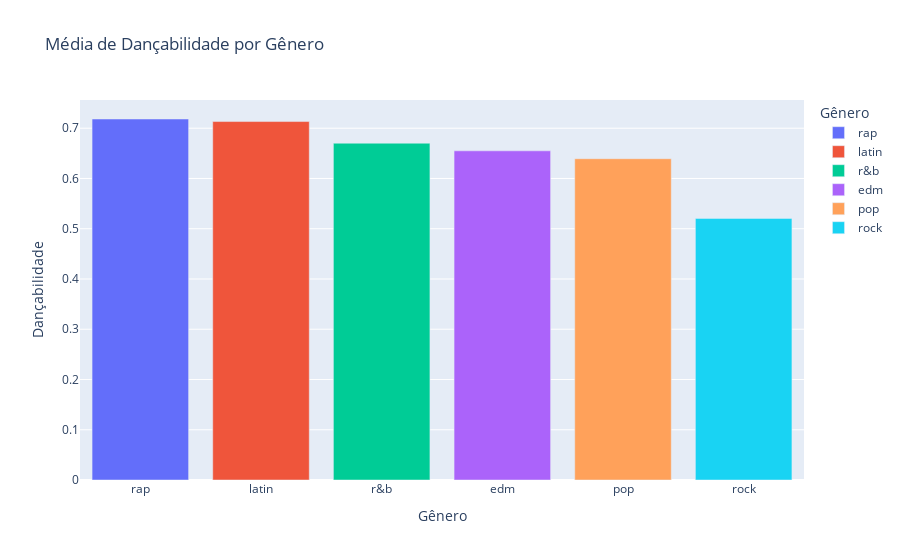

The code cell stored with this chart in its notebook:
### Markdown cell above
📊 Média de Dançabilidade ao Longo dos Anos

A análise do gráfico nos permite identificar a evolução do comportamento rítmico das faixas conforme mudanças culturais e tecnológicas ocorridas ao passar dos anos.

Observa-se que na década de 60 houve uma queda abrupta da faixa de dançabilidade. Isso porque há poucos registros de faixas desse período, sobretudo com baixa dançabilidade.

Enquanto que a partir dos anos 80, os valores foram crescendo de forma significativa.

A partir dos anos 2000 os valores assumiram estabilidade em alto nível. Portanto as faixas mais atuais são frequentemente consideradas dançáveis.

### Code cell
# ANÁLISE DA MÉDIA DE DANÇABILIDADE POR GÊNERO
media_dancabilidade = df.groupby("genero")["dancabilidade"].mean().sort_values(ascending=False).reset_index()

fig = px.bar(
    media_dancabilidade,
    x="genero",
    y="dancabilidade",
    title="Média de Dançabilidade por Gênero",
    labels={"genero": "Gênero", "dancabilidade": "Dançabilidade"},
    color="genero"
)
fig.show()

### Figure 1 — Plotly figure (JSON) as saved in the notebook; plotly's stock layout.template omitted (floating-point values rounded to 4 significant figures)
{"data": [{"alignmentgroup": "True", "hovertemplate": "Gênero=%{x}<br>Dançabilidade=%{y}<extra></extra>", "legendgroup": "rap", "marker": {"color": "#636efa", "pattern": {"shape": ""}}, "name": "rap", "offsetgroup": "rap", "orientation": "v", "showlegend": true, "textposition": "auto", "type": "bar", "x": ["rap"], "xaxis": "x", "y": [0.7184], "yaxis": "y"}, {"alignmentgroup": "True", "hovertemplate": "Gênero=%{x}<br>Dançabilidade=%{y}<extra></extra>", "legendgroup": "latin", "marker": {"color": "#EF553B", "pattern": {"shape": ""}}, "name": "latin", "offsetgroup": "latin", "orientation": "v", "showlegend": true, "textposition": "auto", "type": "bar", "x": ["latin"], "xaxis": "x", "y": [0.7133], "yaxis": "y"}, {"alignmentgroup": "True", "hovertemplate": "Gênero=%{x}<br>Dançabilidade=%{y}<extra></extra>", "legendgroup": "r&b", "marker": {"color": "#00cc96", "pattern": {"shape": ""}}, "name": "r&b", "offsetgroup": "r&b", "orientation": "v", "showlegend": true, "textposition": "auto", "type": "bar", "x": ["r&b"], "xaxis": "x", "y": [0.6702], "yaxis": "y"}, {"alignmentgroup": "True", "hovertemplate": "Gênero=%{x}<br>Dançabilidade=%{y}<extra></extra>", "legendgroup": "edm", "marker": {"color": "#ab63fa", "pattern": {"shape": ""}}, "name": "edm", "offsetgroup": "edm", "orientation": "v", "showlegend": true, "textposition": "auto", "type": "bar", "x": ["edm"], "xaxis": "x", "y": [0.655], "yaxis": "y"}, {"alignmentgroup": "True", "hovertemplate": "Gênero=%{x}<br>Dançabilidade=%{y}<extra></extra>", "legendgroup": "pop", "marker": {"color": "#FFA15A", "pattern": {"shape": ""}}, "name": "pop", "offsetgroup": "pop", "orientation": "v", "showlegend": true, "textposition": "auto", "type": "bar", "x": ["pop"], "xaxis": "x", "y": [0.6393], "yaxis": "y"}, {"alignmentgroup": "True", "hovertemplate": "Gênero=%{x}<br>Dançabilidade=%{y}<extra></extra>", "legendgroup": "rock", "marker": {"color": "#19d3f3", "pattern": {"shape": ""}}, "name": "rock", "offsetgroup": "rock", "orientation": "v", "showlegend": true, "textposition": "auto", "type": "bar", "x": ["rock"], "xaxis": "x", "y": [0.5205], "yaxis": "y"}], "layout": {"barmode": "relative", "legend": {"title": {"text": "Gênero"}, "tracegroupgap": 0}, "title": {"text": "Média de Dançabilidade por Gênero"}, "xaxis": {"anchor": "y", "categoryarray": ["rap", "latin", "r&b", "edm", "pop", "rock"], "categoryorder": "array", "domain": [0, 1], "title": {"text": "Gênero"}}, "yaxis": {"anchor": "x", "domain": [0, 1], "title": {"text": "Dançabilidade"}}}}
